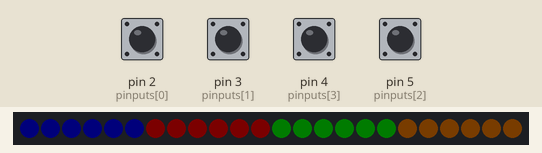
The sketch below on a simulated Arduino Uno, built with avr-gcc and run on an emulated ATmega328P. Parts: 24 RGB LEDs in strip order, left to right. The test bench sets the inputs (shaded band); at power-on: pin 2 (pinputs[0]), pin 3 (pinputs[1]), pin 4 (pinputs[3]), pin 5 (pinputs[2]) HIGH. Dim RGB values are drawn brighter than linear; random numbers use the default seed unless the sketch sets one.

Above: at 1.3 s.
1.4 s: pin 2 (pinputs[0]) pulled LOW for 0.15 s
At 3.38 s:
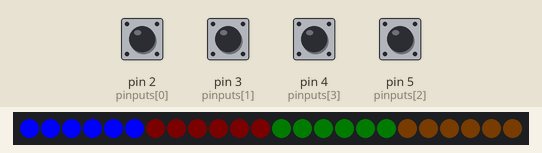
3.8 s: pin 3 (pinputs[1]) pulled LOW for 1 s
At 6.2 s:
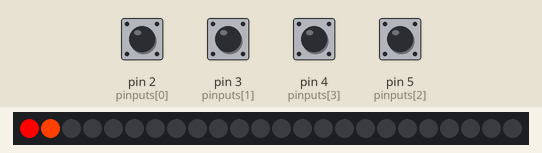
Timing chart, 0 to 7.7 s (numbered marks = the images above; inputs shaded):
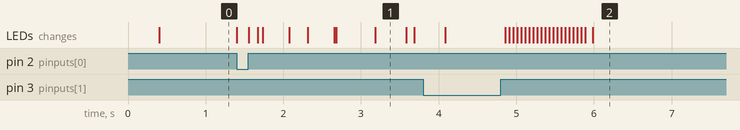

Measured:
- after the input at 1.4 s, the LEDs: change at once (image 1)
- what the display in image 1 shows lasts 0.4 s, from 3.2 s to 3.6 s

The sketch:

Simon.ino
```cpp
#include <Adafruit_NeoPixel.h>
#define LED_PIN    6
#define LED_COUNT 24
Adafruit_NeoPixel strip(LED_COUNT, LED_PIN, NEO_GRB + NEO_KHZ800);

byte simon[LED_COUNT];
int mem;
int current;

byte pinputs[4]={2,3,5,4};
byte clrs[4][3]={{0,0,255},
                {255,0,0},
                {0,255,0},
                {155,100,0}};

void setup() {
  //Serial.begin(115200);
  strip.begin();
//  for(int a=0;a<LED_COUNT;a++){
//    strip.setPixelColor(a,strip.ColorHSV(random(65536)));
//    strip.show();
//    delay(50);
//    strip.setPixelColor(a,0,0,0);
//  }
  strip.show();
  for(int a=0;a<4;a++){
    pinMode(pinputs[a],INPUT_PULLUP);
  }
  randomSeed(analogRead(2));
  clearPixels();
}

bool guess;
bool win=1;
bool latch;

void loop() {
  //randomSeed(analogRead(random(5)+1));
  simon[mem]=random(4);
  //Serial.println(simon[mem]);
  mem++;
  for(int a=0;a<mem;a++){
    setSimon(simon[a]);
    strip.show();
    delay(400);
    clearPixels();
    strip.show();
    delay(100);
  }
  for(int a=0;a<mem;a++){
    guess=0;
    current=a;
    while(!guess){
      for(int b=0;b<4;b++){
        if(!digitalRead(pinputs[b])&&!latch){
          guess=1;
          latch=1;
          if(b==simon[a]){
            setSimon(b);
            strip.show();
            delay(150);
            clearPixels();
            strip.show();
          } else {
            win=0;
            a=60;
          }
          while(!digitalRead(pinputs[b])){
            delay(12);
          }
        }
        if(digitalRead(pinputs[b])&&latch){
          latch=0;
          delay(50);
        }
      }
    }
  }
  if(win){
    //Serial.print("hooray");
    for(int a=0;a<50;a++){
      strip.setPixelColor(random(LED_COUNT),85,85,85);
      strip.show();
      delay(20);
      clearPixels();
    }
    strip.show();
    delay(500);
  }
  if(!win){
    //Serial.println("loser!");
    //Serial.print("memory:");
    //Serial.println(mem);

    for(int a=0;a<10;a++){
      setSimon(simon[current]);
      strip.show();
      delay(50);
      clearPixels();
      strip.show();
      delay(50);
    }
    for(int a=0;a<LED_COUNT;a++){
      strip.setPixelColor(a,0,0,0);
    }
    for(int a=0;a<mem;a++){
      strip.setPixelColor(a,strip.ColorHSV(((1024/LED_COUNT)*a)*64));
      strip.show();
      delay(100);
    }
    mem=0;
    win=1;
    delay(2000);
    clearPixels();
    strip.show();
    delay(500);
  }
}

void setSimon(int secz){
  for(int a=0;a<6;a++){
    strip.setPixelColor((secz*6)+a,clrs[secz][0],clrs[secz][1],clrs[secz][2]);
  }
}
void clearPixels(){
  for(int a=0;a<4;a++){
    for(int b=0;b<6;b++){
      strip.setPixelColor((a*6)+b,clrs[a][0]/64,clrs[a][1]/64,clrs[a][2]/64);
    }
  }
}
```
